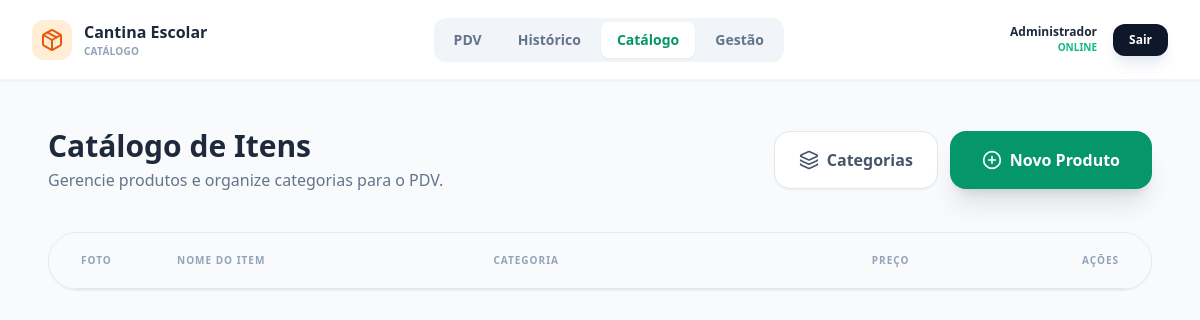
Before: /views/admin/products.php (signed in) with the older database file.
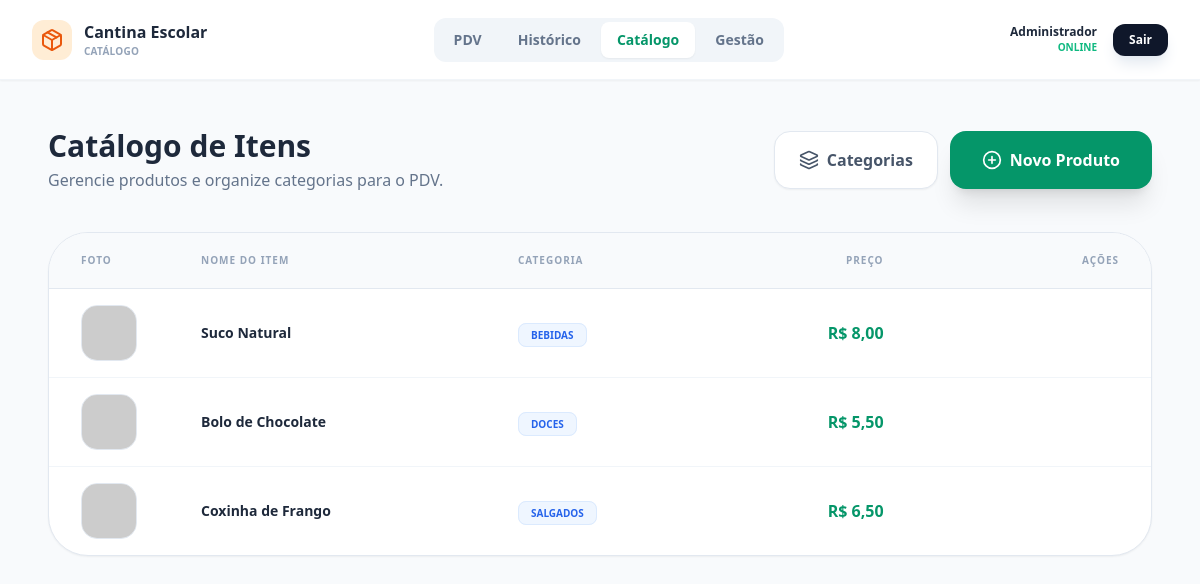
After: the same page with the newer database file.
### tables this page shows
CREATE TABLE `products` (
  `id` int(11) NOT NULL,
  `name` varchar(255) NOT NULL,
  `price` decimal(10,2) NOT NULL,
  `image_url` text DEFAULT NULL,
  `active` tinyint(1) DEFAULT 1,
  `category_id` int(11) DEFAULT NULL
);

CREATE TABLE `categories` (
  `id` int(11) NOT NULL,
  `name` varchar(50) NOT NULL,
  `active` tinyint(1) DEFAULT 1
);

### views/admin/products.php (the view, shortened to what the changed rows need)
<?php
$settings = $pdo->query("SELECT setting_key, setting_value FROM system_settings")->fetchAll(PDO::FETCH_KEY_PAIR);
$schoolName = $settings['school_name'] ?? 'Escola Estadual Modelo';
$products = $pdo->query("SELECT p.*, c.name as category_name
                         FROM products p
                         LEFT JOIN categories c ON p.category_id = c.id
                         WHERE p.active = 1
                         ORDER BY c.name, p.name")->fetchAll();
require __DIR__ . '/../../includes/header.php';
?>
<div class="flex flex-col h-screen w-full overflow-hidden bg-slate-50 font-sans">
    <div class="bg-white border-b border-slate-100 px-4 md:px-8 py-3 flex items-center justify-between shadow-sm z-20 shrink-0 h-16 md:h-20">
        <div class="flex items-center gap-3">
            <div>
                <h1 class="font-black text-slate-800 leading-tight text-sm md:text-base"><?= htmlspecialchars($schoolName) ?></h1>
            </div>
        </div>
    </div>
    <main class="flex-1 overflow-y-auto p-4 md:p-8 lg:p-12 pb-[100px] md:pb-12">
        <div class="max-w-6xl mx-auto">
            <header class="flex flex-col md:flex-row justify-between items-start md:items-center mb-10 gap-4">
                <div>
                    <h1 class="text-3xl font-bold text-slate-800 flex items-center gap-3">
                        Catálogo de Itens
                    </h1>
                </div>
            </header>
            <div class="bg-white rounded-[2.5rem] shadow-sm border border-slate-200 overflow-hidden">
                <div class="overflow-x-auto">
                    <table class="w-full text-left min-w-[600px]">
                        <thead class="bg-slate-50 border-b border-slate-200 text-[10px] font-bold text-slate-400 uppercase tracking-widest">
                            <tr>
                                <th class="px-8 py-5 w-24">Foto</th>
                                <th class="px-8 py-5">Nome do Item</th>
                                <th class="px-8 py-5">Categoria</th>
                                <th class="px-8 py-5 text-right">Preço</th>
                                <th class="px-8 py-5 text-right">Ações</th>
                            </tr>
                        </thead>
                        <tbody class="divide-y divide-slate-100">
                            <?php foreach($products as $p): ?>
                            <tr class="hover:bg-slate-50 transition-colors group">
                                <td class="px-8 py-4">
                                    <div class="w-14 h-14 rounded-2xl overflow-hidden bg-slate-100 border border-slate-200">
                                        <img src="<?= htmlspecialchars($p['image_url']) ?>" class="w-full h-full object-cover" onerror="this.src='https://via.placeholder.com/100?text=S/F'">
                                    </div>
                                </td>
                                <td class="px-8 py-4 font-bold text-slate-800 text-sm"><?= htmlspecialchars($p['name']) ?></td>
                                <td class="px-8 py-4">
                                    <span class="bg-blue-50 text-blue-600 px-3 py-1 rounded-lg text-[10px] font-black uppercase border border-blue-100">
                                        <?= htmlspecialchars($p['category_name'] ?: 'Sem Categoria') ?>
                                    </span>
                                </td>
                                <td class="px-8 py-4 text-right font-black text-emerald-600">
                                    R$ <?= number_format($p['price'], 2, ',', '.') ?>
                                </td>
                                <td class="px-8 py-4 text-right">
                                </td>
                            </tr>
                            <?php endforeach; ?>
                        </tbody>
                    </table>
                </div>
            </div>
        </div>
    </main>
</div>
</body>
</html>

Changed rows visible on the page:
added products: name "Suco Natural", category.name "BEBIDAS", price "8,00"
added products: name "Bolo de Chocolate", category.name "DOCES", price "5,50"
added products: name "Coxinha de Frango", category.name "SALGADOS", price "6,50"
